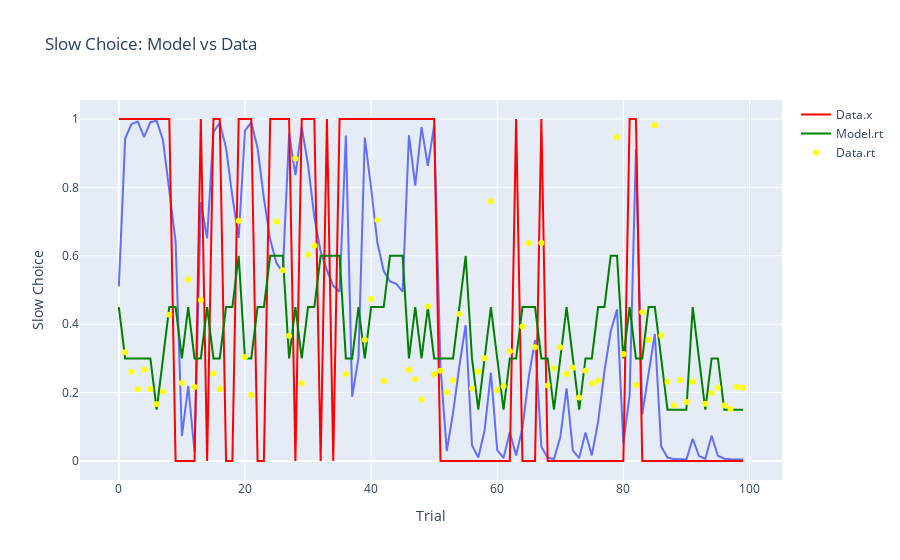

Here is the notebook cell this chart was saved with:
### Code cell
import plotly.express as px
ind = 30
fig = px.line(
    x=np.arange(len(model_out['slow_choice'][ind, :, 0])),
    y=model_out['slow_choice'].detach().cpu().numpy()[ind, :, 0],
    labels={'x': 'Trial', 'y': 'Slow Choice'},
    title='Slow Choice: Model vs Data'

)
fig.add_scatter(
    x=np.arange(len(data.x[ind, :, 0])),
    y=data.x[ind, :, 0].detach().cpu().numpy(),
    mode='lines',
    marker=dict(color='red'),
    name='Data.x'
)
fig.add_scatter(
    x=np.arange(len(model_out['slow_choice'][ind, :, 0])),
    y=model_out['rt'].detach().cpu().numpy()[ind, :, 0],
    mode="lines", 
    marker=dict(color='green'),
    name='Model.rt'
)
fig.add_scatter(
    x=np.arange(len(data.x[ind, :, 1])),
    y=data.x[ind, :, 1].detach().cpu().numpy(),
    mode='markers',
    marker=dict(color='yellow'),
    name='Data.rt'
)
fig.show()
